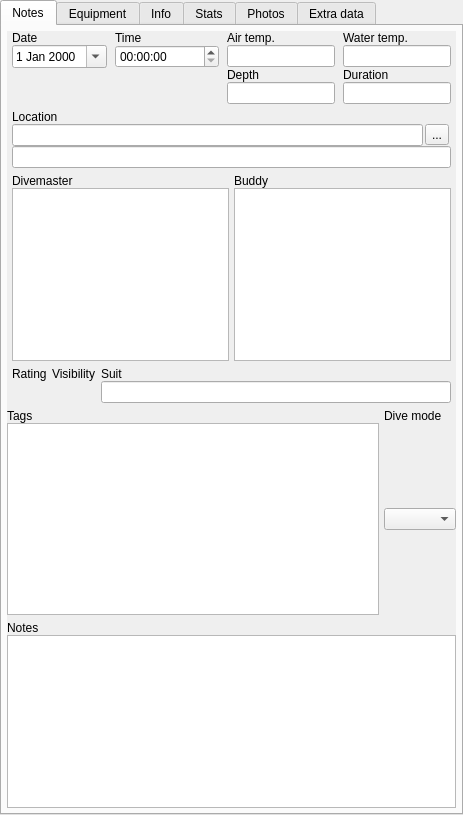
<?xml version="1.0" encoding="UTF-8"?>
<ui version="4.0">
 <class>MainTab</class>
 <widget class="QTabWidget" name="MainTab">
  <property name="geometry">
   <rect>
    <x>0</x>
    <y>0</y>
    <width>463</width>
    <height>815</height>
   </rect>
  </property>
  <property name="currentIndex">
   <number>0</number>
  </property>
  <widget class="QWidget" name="notesTab">
   <attribute name="title">
    <string>Notes</string>
   </attribute>
   <attribute name="toolTip">
    <string>General notes about the current selection</string>
   </attribute>
   <layout class="QGridLayout" name="diveNotesLayout">
    <property name="leftMargin">
     <number>5</number>
    </property>
    <property name="topMargin">
     <number>5</number>
    </property>
    <property name="rightMargin">
     <number>5</number>
    </property>
    <property name="bottomMargin">
     <number>5</number>
    </property>
    <property name="spacing">
     <number>0</number>
    </property>
    <item row="2" column="1">
     <widget class="KMessageWidget" name="diveNotesMessage"/>
    </item>
    <item row="3" column="1">
     <widget class="QScrollArea" name="scrollArea">
      <property name="frameShape">
       <enum>QFrame::NoFrame</enum>
      </property>
      <property name="frameShadow">
       <enum>QFrame::Plain</enum>
      </property>
      <property name="widgetResizable">
       <bool>true</bool>
      </property>
      <widget class="QWidget" name="scrollAreaWidgetContents">
       <property name="geometry">
        <rect>
         <x>0</x>
         <y>0</y>
         <width>445</width>
         <height>726</height>
        </rect>
       </property>
       <layout class="QVBoxLayout" name="verticalLayout_3">
        <property name="leftMargin">
         <number>0</number>
        </property>
        <property name="topMargin">
         <number>0</number>
        </property>
        <property name="rightMargin">
         <number>0</number>
        </property>
        <property name="bottomMargin">
         <number>0</number>
        </property>
        <item>
         <layout class="QGridLayout" name="gridLayout">
          <property name="leftMargin">
           <number>5</number>
          </property>
          <property name="rightMargin">
           <number>5</number>
          </property>
          <property name="horizontalSpacing">
           <number>8</number>
          </property>
          <property name="verticalSpacing">
           <number>0</number>
          </property>
          <item row="2" column="3">
           <widget class="QLabel" name="durationLabel">
            <property name="text">
             <string>Duration</string>
            </property>
           </widget>
          </item>
          <item row="0" column="0">
           <widget class="QLabel" name="label_2">
            <property name="text">
             <string>Date</string>
            </property>
            <property name="alignment">
             <set>Qt::AlignBottom|Qt::AlignLeading|Qt::AlignLeft</set>
            </property>
           </widget>
          </item>
          <item row="0" column="1">
           <widget class="QLabel" name="label">
            <property name="text">
             <string>Time</string>
            </property>
            <property name="alignment">
             <set>Qt::AlignBottom|Qt::AlignLeading|Qt::AlignLeft</set>
            </property>
           </widget>
          </item>
          <item row="0" column="2">
           <widget class="QLabel" name="airTempLabel">
            <property name="text">
             <string>Air temp.</string>
            </property>
            <property name="alignment">
             <set>Qt::AlignBottom|Qt::AlignLeading|Qt::AlignLeft</set>
            </property>
           </widget>
          </item>
          <item row="0" column="3">
           <widget class="QLabel" name="waterTempLabel">
            <property name="text">
             <string>Water temp.</string>
            </property>
            <property name="alignment">
             <set>Qt::AlignBottom|Qt::AlignLeading|Qt::AlignLeft</set>
            </property>
           </widget>
          </item>
          <item row="1" column="0">
           <widget class="QDateEdit" name="dateEdit">
            <property name="calendarPopup">
             <bool>true</bool>
            </property>
            <property name="timeSpec">
             <enum>Qt::UTC</enum>
            </property>
           </widget>
          </item>
          <item row="1" column="1">
           <widget class="QTimeEdit" name="timeEdit">
            <property name="sizePolicy">
             <sizepolicy hsizetype="MinimumExpanding" vsizetype="Fixed">
              <horstretch>0</horstretch>
              <verstretch>0</verstretch>
             </sizepolicy>
            </property>
            <property name="timeSpec">
             <enum>Qt::UTC</enum>
            </property>
           </widget>
          </item>
          <item row="1" column="2">
           <widget class="QLineEdit" name="airtemp">
            <property name="readOnly">
             <bool>false</bool>
            </property>
           </widget>
          </item>
          <item row="1" column="3">
           <widget class="QLineEdit" name="watertemp">
            <property name="readOnly">
             <bool>false</bool>
            </property>
           </widget>
          </item>
          <item row="2" column="2">
           <widget class="QLabel" name="depthLabel">
            <property name="text">
             <string>Depth</string>
            </property>
           </widget>
          </item>
          <item row="3" column="2">
           <widget class="QLineEdit" name="depth"/>
          </item>
          <item row="3" column="3">
           <widget class="QLineEdit" name="duration"/>
          </item>
         </layout>
        </item>
        <item>
         <layout class="QVBoxLayout" name="verticalLayout">
          <property name="spacing">
           <number>0</number>
          </property>
          <property name="leftMargin">
           <number>5</number>
          </property>
          <property name="rightMargin">
           <number>5</number>
          </property>
          <item>
           <layout class="QHBoxLayout" name="LocationLayout" stretch="0,1">
            <item>
             <widget class="QLabel" name="LocationLabel">
              <property name="text">
               <string>Location</string>
              </property>
              <property name="alignment">
               <set>Qt::AlignBottom|Qt::AlignLeading|Qt::AlignLeft</set>
              </property>
             </widget>
            </item>
            <item>
             <widget class="QLabel" name="locationTags">
              <property name="text">
               <string/>
              </property>
              <property name="textFormat">
               <enum>Qt::RichText</enum>
              </property>
             </widget>
            </item>
           </layout>
          </item>
          <item>
           <layout class="QHBoxLayout" name="horizontalLayout_2">
            <property name="spacing">
             <number>2</number>
            </property>
            <item>
             <widget class="DiveLocationLineEdit" name="location"/>
            </item>
            <item>
             <widget class="QToolButton" name="editDiveSiteButton">
              <property name="toolTip">
               <string>Edit dive site</string>
              </property>
              <property name="text">
               <string>...</string>
              </property>
              <property name="icon">
               <iconset resource="../subsurface.qrc">
                <normaloff>:/geocode</normaloff>:/geocode</iconset>
              </property>
             </widget>
            </item>
            <item>
             <widget class="QtWaitingSpinner" name="waitingSpinner" native="true"/>
            </item>
           </layout>
          </item>
          <item>
           <widget class="QLineEdit" name="diveTripLocation"/>
          </item>
         </layout>
        </item>
        <item>
         <layout class="QGridLayout" name="gridLayout_4">
          <property name="leftMargin">
           <number>5</number>
          </property>
          <property name="rightMargin">
           <number>5</number>
          </property>
          <property name="horizontalSpacing">
           <number>5</number>
          </property>
          <property name="verticalSpacing">
           <number>0</number>
          </property>
          <item row="0" column="0">
           <widget class="QLabel" name="DivemasterLabel">
            <property name="text">
             <string>Divemaster</string>
            </property>
            <property name="alignment">
             <set>Qt::AlignBottom|Qt::AlignLeading|Qt::AlignLeft</set>
            </property>
           </widget>
          </item>
          <item row="0" column="1">
           <widget class="QLabel" name="BuddyLabel">
            <property name="text">
             <string>Buddy</string>
            </property>
            <property name="alignment">
             <set>Qt::AlignBottom|Qt::AlignLeading|Qt::AlignLeft</set>
            </property>
           </widget>
          </item>
          <item row="1" column="0">
           <widget class="TagWidget" name="divemaster">
            <property name="readOnly">
             <bool>false</bool>
            </property>
           </widget>
          </item>
          <item row="1" column="1">
           <widget class="TagWidget" name="buddy">
            <property name="readOnly">
             <bool>false</bool>
            </property>
           </widget>
          </item>
         </layout>
        </item>
        <item>
         <layout class="QGridLayout" name="gridLayout_3" columnstretch="0,0,1">
          <property name="leftMargin">
           <number>5</number>
          </property>
          <property name="rightMargin">
           <number>5</number>
          </property>
          <property name="horizontalSpacing">
           <number>5</number>
          </property>
          <property name="verticalSpacing">
           <number>0</number>
          </property>
          <item row="0" column="0">
           <widget class="QLabel" name="RatingLabel">
            <property name="sizePolicy">
             <sizepolicy hsizetype="MinimumExpanding" vsizetype="Preferred">
              <horstretch>0</horstretch>
              <verstretch>0</verstretch>
             </sizepolicy>
            </property>
            <property name="text">
             <string>Rating</string>
            </property>
           </widget>
          </item>
          <item row="0" column="1">
           <widget class="QLabel" name="visibilityLabel">
            <property name="sizePolicy">
             <sizepolicy hsizetype="MinimumExpanding" vsizetype="Preferred">
              <horstretch>0</horstretch>
              <verstretch>0</verstretch>
             </sizepolicy>
            </property>
            <property name="text">
             <string>Visibility</string>
            </property>
           </widget>
          </item>
          <item row="0" column="2">
           <widget class="QLabel" name="SuitLabel">
            <property name="text">
             <string>Suit</string>
            </property>
           </widget>
          </item>
          <item row="1" column="0" alignment="Qt::AlignVCenter">
           <widget class="StarWidget" name="rating" native="true">
            <property name="sizePolicy">
             <sizepolicy hsizetype="MinimumExpanding" vsizetype="Preferred">
              <horstretch>0</horstretch>
              <verstretch>0</verstretch>
             </sizepolicy>
            </property>
            <property name="focusPolicy">
             <enum>Qt::StrongFocus</enum>
            </property>
           </widget>
          </item>
          <item row="1" column="1" alignment="Qt::AlignVCenter">
           <widget class="StarWidget" name="visibility" native="true">
            <property name="sizePolicy">
             <sizepolicy hsizetype="MinimumExpanding" vsizetype="Preferred">
              <horstretch>0</horstretch>
              <verstretch>0</verstretch>
             </sizepolicy>
            </property>
            <property name="focusPolicy">
             <enum>Qt::StrongFocus</enum>
            </property>
           </widget>
          </item>
          <item row="1" column="2">
           <widget class="QLineEdit" name="suit">
            <property name="sizePolicy">
             <sizepolicy hsizetype="Expanding" vsizetype="Fixed">
              <horstretch>0</horstretch>
              <verstretch>0</verstretch>
             </sizepolicy>
            </property>
            <property name="readOnly">
             <bool>false</bool>
            </property>
           </widget>
          </item>
         </layout>
        </item>
        <item>
         <layout class="QGridLayout" name="gridLayout_2">
          <property name="horizontalSpacing">
           <number>5</number>
          </property>
          <property name="verticalSpacing">
           <number>0</number>
          </property>
          <item row="1" column="1">
           <widget class="QComboBox" name="DiveType"/>
          </item>
          <item row="0" column="0">
           <widget class="QLabel" name="TagLabel">
            <property name="text">
             <string>Tags</string>
            </property>
            <property name="alignment">
             <set>Qt::AlignBottom|Qt::AlignLeading|Qt::AlignLeft</set>
            </property>
           </widget>
          </item>
          <item row="0" column="1">
           <widget class="QLabel" name="TypeLabel">
            <property name="text">
             <string>Dive mode</string>
            </property>
            <property name="alignment">
             <set>Qt::AlignBottom|Qt::AlignLeading|Qt::AlignLeft</set>
            </property>
           </widget>
          </item>
          <item row="1" column="0">
           <widget class="TagWidget" name="tagWidget">
            <property name="sizePolicy">
             <sizepolicy hsizetype="Expanding" vsizetype="Fixed">
              <horstretch>0</horstretch>
              <verstretch>0</verstretch>
             </sizepolicy>
            </property>
            <property name="minimumSize">
             <size>
              <width>0</width>
              <height>0</height>
             </size>
            </property>
            <property name="verticalScrollBarPolicy">
             <enum>Qt::ScrollBarAlwaysOff</enum>
            </property>
            <property name="horizontalScrollBarPolicy">
             <enum>Qt::ScrollBarAlwaysOff</enum>
            </property>
            <property name="lineWrapMode">
             <enum>QPlainTextEdit::NoWrap</enum>
            </property>
           </widget>
          </item>
         </layout>
        </item>
        <item>
         <layout class="QVBoxLayout" name="verticalLayout_2">
          <property name="spacing">
           <number>0</number>
          </property>
          <item>
           <widget class="QLabel" name="NotesLabel">
            <property name="text">
             <string>Notes</string>
            </property>
            <property name="alignment">
             <set>Qt::AlignBottom|Qt::AlignLeading|Qt::AlignLeft</set>
            </property>
           </widget>
          </item>
          <item>
           <layout class="QHBoxLayout" name="notesAndSocialNetworksLayout">
            <property name="spacing">
             <number>0</number>
            </property>
            <item>
             <widget class="QTextEdit" name="notes">
              <property name="readOnly">
               <bool>false</bool>
              </property>
             </widget>
            </item>
            <item>
             <widget class="QWidget" name="socialNetworks" native="true">
              <layout class="QVBoxLayout" name="socialNetworksLayout">
               <property name="spacing">
                <number>0</number>
               </property>
               <property name="leftMargin">
                <number>0</number>
               </property>
               <property name="topMargin">
                <number>0</number>
               </property>
               <property name="rightMargin">
                <number>0</number>
               </property>
               <property name="bottomMargin">
                <number>0</number>
               </property>
              </layout>
             </widget>
            </item>
           </layout>
          </item>
         </layout>
        </item>
       </layout>
      </widget>
     </widget>
    </item>
   </layout>
  </widget>
  <widget class="QWidget" name="equipmentTab">
   <attribute name="title">
    <string>Equipment</string>
   </attribute>
   <attribute name="toolTip">
    <string>Used equipment in the current selection</string>
   </attribute>
   <layout class="QGridLayout" name="equiptmentTabLayout">
    <property name="leftMargin">
     <number>5</number>
    </property>
    <property name="topMargin">
     <number>5</number>
    </property>
    <property name="rightMargin">
     <number>5</number>
    </property>
    <property name="bottomMargin">
     <number>5</number>
    </property>
    <item row="0" column="0">
     <widget class="KMessageWidget" name="diveEquipmentMessage"/>
    </item>
    <item row="1" column="0">
     <widget class="QScrollArea" name="scrollArea_2">
      <property name="frameShape">
       <enum>QFrame::NoFrame</enum>
      </property>
      <property name="frameShadow">
       <enum>QFrame::Plain</enum>
      </property>
      <property name="widgetResizable">
       <bool>true</bool>
      </property>
      <widget class="QWidget" name="scrollAreaWidgetContents_2">
       <property name="geometry">
        <rect>
         <x>0</x>
         <y>0</y>
         <width>445</width>
         <height>754</height>
        </rect>
       </property>
       <layout class="QGridLayout" name="equipmentTabScrollAreaLayout">
        <property name="leftMargin">
         <number>0</number>
        </property>
        <property name="topMargin">
         <number>0</number>
        </property>
        <property name="rightMargin">
         <number>0</number>
        </property>
        <property name="bottomMargin">
         <number>0</number>
        </property>
        <property name="spacing">
         <number>2</number>
        </property>
        <item row="1" column="0">
         <widget class="QWidget" name="widget" native="true">
          <layout class="QVBoxLayout" name="cylinderWeightsLayout">
           <property name="spacing">
            <number>0</number>
           </property>
           <property name="leftMargin">
            <number>0</number>
           </property>
           <property name="topMargin">
            <number>0</number>
           </property>
           <property name="rightMargin">
            <number>0</number>
           </property>
           <property name="bottomMargin">
            <number>0</number>
           </property>
           <item>
            <widget class="QSplitter" name="splitter">
             <property name="orientation">
              <enum>Qt::Vertical</enum>
             </property>
             <widget class="TableView" name="cylinders" native="true"/>
             <widget class="TableView" name="weights" native="true"/>
            </widget>
           </item>
          </layout>
         </widget>
        </item>
       </layout>
      </widget>
     </widget>
    </item>
   </layout>
  </widget>
  <widget class="QWidget" name="infoTab">
   <attribute name="title">
    <string>Info</string>
   </attribute>
   <attribute name="toolTip">
    <string>Dive information</string>
   </attribute>
   <layout class="QGridLayout" name="diveInfoLayout">
    <property name="leftMargin">
     <number>5</number>
    </property>
    <property name="topMargin">
     <number>5</number>
    </property>
    <property name="rightMargin">
     <number>5</number>
    </property>
    <property name="bottomMargin">
     <number>5</number>
    </property>
    <item row="0" column="0">
     <widget class="KMessageWidget" name="diveInfoMessage"/>
    </item>
    <item row="1" column="0">
     <widget class="QScrollArea" name="scrollArea_3">
      <property name="frameShape">
       <enum>QFrame::NoFrame</enum>
      </property>
      <property name="frameShadow">
       <enum>QFrame::Plain</enum>
      </property>
      <property name="widgetResizable">
       <bool>true</bool>
      </property>
      <widget class="QWidget" name="scrollAreaWidgetContents_3">
       <property name="geometry">
        <rect>
         <x>0</x>
         <y>0</y>
         <width>287</width>
         <height>320</height>
        </rect>
       </property>
       <layout class="QGridLayout" name="diveInfoScrollAreaLayout">
        <property name="leftMargin">
         <number>0</number>
        </property>
        <property name="topMargin">
         <number>0</number>
        </property>
        <property name="rightMargin">
         <number>0</number>
        </property>
        <property name="bottomMargin">
         <number>0</number>
        </property>
        <property name="spacing">
         <number>2</number>
        </property>
        <item row="0" column="0">
         <widget class="QGroupBox" name="groupBox_5">
          <property name="title">
           <string>Date</string>
          </property>
          <layout class="QHBoxLayout" name="diveInfoDateLayout">
           <item>
            <widget class="QLabel" name="dateText">
             <property name="text">
              <string/>
             </property>
             <property name="alignment">
              <set>Qt::AlignCenter</set>
             </property>
            </widget>
           </item>
          </layout>
         </widget>
        </item>
        <item row="0" column="2">
         <widget class="QGroupBox" name="groupBox_12">
          <property name="title">
           <string>Interval</string>
          </property>
          <layout class="QHBoxLayout" name="diveInfoSurfintervallLayout">
           <item>
            <widget class="QLabel" name="surfaceIntervalText">
             <property name="text">
              <string/>
             </property>
             <property name="alignment">
              <set>Qt::AlignCenter</set>
             </property>
            </widget>
           </item>
          </layout>
         </widget>
        </item>
        <item row="1" column="0">
         <widget class="QGroupBox" name="groupBox_3">
          <property name="title">
           <string>Gases used</string>
          </property>
          <layout class="QHBoxLayout" name="diveInfoGasesUsedLayout">
           <item>
            <widget class="QLabel" name="oxygenHeliumText">
             <property name="text">
              <string/>
             </property>
             <property name="alignment">
              <set>Qt::AlignCenter</set>
             </property>
            </widget>
           </item>
          </layout>
         </widget>
        </item>
        <item row="1" column="1">
         <widget class="QGroupBox" name="groupBox_4">
          <property name="title">
           <string>Gas consumed</string>
          </property>
          <layout class="QHBoxLayout" name="diveInfoGasConsumedLayout">
           <item>
            <widget class="QLabel" name="gasUsedText">
             <property name="text">
              <string/>
             </property>
             <property name="alignment">
              <set>Qt::AlignCenter</set>
             </property>
            </widget>
           </item>
          </layout>
         </widget>
        </item>
        <item row="1" column="2">
         <widget class="QGroupBox" name="groupBox">
          <property name="title">
           <string>SAC</string>
          </property>
          <layout class="QHBoxLayout" name="diveInfoSacLayout">
           <item>
            <widget class="QLabel" name="sacText">
             <property name="text">
              <string/>
             </property>
             <property name="alignment">
              <set>Qt::AlignCenter</set>
             </property>
            </widget>
           </item>
          </layout>
         </widget>
        </item>
        <item row="2" column="0">
         <widget class="QGroupBox" name="groupBox_15">
          <property name="title">
           <string>CNS</string>
          </property>
          <layout class="QHBoxLayout" name="diveInfoCnsLayout">
           <item>
            <widget class="QLabel" name="maxcnsText">
             <property name="text">
              <string/>
             </property>
             <property name="alignment">
              <set>Qt::AlignCenter</set>
             </property>
            </widget>
           </item>
          </layout>
         </widget>
        </item>
        <item row="2" column="1">
         <widget class="QGroupBox" name="groupBox_2">
          <property name="title">
           <string>OTU</string>
          </property>
          <layout class="QHBoxLayout" name="diveInfoOtuLayout">
           <item>
            <widget class="QLabel" name="otuText">
             <property name="text">
              <string/>
             </property>
             <property name="alignment">
              <set>Qt::AlignCenter</set>
             </property>
            </widget>
           </item>
          </layout>
         </widget>
        </item>
        <item row="3" column="1">
         <widget class="QGroupBox" name="groupBox_6">
          <property name="title">
           <string>Max. depth</string>
          </property>
          <layout class="QHBoxLayout" name="diveInfoMaxDepthLayout">
           <item>
            <widget class="QLabel" name="maximumDepthText">
             <property name="text">
              <string/>
             </property>
             <property name="alignment">
              <set>Qt::AlignCenter</set>
             </property>
            </widget>
           </item>
          </layout>
         </widget>
        </item>
        <item row="3" column="0">
         <widget class="QGroupBox" name="groupBox_7">
          <property name="title">
           <string>Avg. depth</string>
          </property>
          <layout class="QHBoxLayout" name="diveInfoAvgDepthLayout">
           <item>
            <widget class="QLabel" name="averageDepthText">
             <property name="text">
              <string/>
             </property>
             <property name="alignment">
              <set>Qt::AlignCenter</set>
             </property>
            </widget>
           </item>
          </layout>
         </widget>
        </item>
        <item row="2" column="2">
         <widget class="QGroupBox" name="groupBox_10">
          <property name="title">
           <string>Air pressure</string>
          </property>
          <layout class="QHBoxLayout" name="diveInfoAirPressureLayout">
           <item>
            <widget class="QLabel" name="airPressureText">
             <property name="text">
              <string/>
             </property>
             <property name="alignment">
              <set>Qt::AlignCenter</set>
             </property>
            </widget>
           </item>
          </layout>
         </widget>
        </item>
        <item row="3" column="2">
         <widget class="QGroupBox" name="groupBox_9">
          <property name="title">
           <string>Air temp.</string>
          </property>
          <layout class="QHBoxLayout" name="diveInfoAirTempLayout">
           <item>
            <widget class="QLabel" name="airTemperatureText">
             <property name="text">
              <string/>
             </property>
             <property name="alignment">
              <set>Qt::AlignCenter</set>
             </property>
            </widget>
           </item>
          </layout>
         </widget>
        </item>
        <item row="4" column="0">
         <widget class="QGroupBox" name="groupBox_8">
          <property name="title">
           <string>Water temp.</string>
          </property>
          <layout class="QHBoxLayout" name="diveInfoWaterTempLayout">
           <item>
            <widget class="QLabel" name="waterTemperatureText">
             <property name="text">
              <string/>
             </property>
             <property name="alignment">
              <set>Qt::AlignCenter</set>
             </property>
            </widget>
           </item>
          </layout>
         </widget>
        </item>
        <item row="0" column="1">
         <widget class="QGroupBox" name="groupBox_11">
          <property name="title">
           <string>Dive time</string>
          </property>
          <layout class="QHBoxLayout" name="diveInfoDiveTimeLayout">
           <item>
            <widget class="QLabel" name="diveTimeText">
             <property name="text">
              <string/>
             </property>
             <property name="alignment">
              <set>Qt::AlignCenter</set>
             </property>
            </widget>
           </item>
          </layout>
         </widget>
        </item>
        <item row="4" column="1">
         <widget class="QGroupBox" name="groupBox_1">
          <property name="title">
           <string>Salinity</string>
          </property>
          <layout class="QHBoxLayout" name="diveInfoSalinityLayout">
           <item>
            <widget class="QLabel" name="salinityText">
             <property name="alignment">
              <set>Qt::AlignCenter</set>
             </property>
            </widget>
           </item>
          </layout>
         </widget>
        </item>
        <item row="5" column="0">
         <spacer>
          <property name="orientation">
           <enum>Qt::Vertical</enum>
          </property>
          <property name="sizeType">
           <enum>QSizePolicy::Expanding</enum>
          </property>
          <property name="sizeHint" stdset="0">
           <size>
            <width>20</width>
            <height>20</height>
           </size>
          </property>
         </spacer>
        </item>
       </layout>
      </widget>
     </widget>
    </item>
   </layout>
  </widget>
  <widget class="QWidget" name="statisticsTab">
   <attribute name="title">
    <string>Stats</string>
   </attribute>
   <attribute name="toolTip">
    <string>Simple statistics about the selection</string>
   </attribute>
   <layout class="QGridLayout" name="statsLayout">
    <property name="leftMargin">
     <number>5</number>
    </property>
    <property name="topMargin">
     <number>5</number>
    </property>
    <property name="rightMargin">
     <number>5</number>
    </property>
    <property name="bottomMargin">
     <number>5</number>
    </property>
    <item row="1" column="1">
     <widget class="QScrollArea" name="scrollArea_4">
      <property name="frameShape">
       <enum>QFrame::NoFrame</enum>
      </property>
      <property name="frameShadow">
       <enum>QFrame::Plain</enum>
      </property>
      <property name="widgetResizable">
       <bool>true</bool>
      </property>
      <widget class="QWidget" name="scrollAreaWidgetContents_4">
       <property name="geometry">
        <rect>
         <x>0</x>
         <y>0</y>
         <width>297</width>
         <height>187</height>
        </rect>
       </property>
       <layout class="QHBoxLayout" name="horizontalLayout">
        <property name="leftMargin">
         <number>0</number>
        </property>
        <property name="topMargin">
         <number>0</number>
        </property>
        <property name="rightMargin">
         <number>0</number>
        </property>
        <property name="bottomMargin">
         <number>0</number>
        </property>
        <item>
         <layout class="QVBoxLayout" name="verticalLayout_5">
          <item>
           <widget class="QGroupBox" name="groupBoxb">
            <property name="title">
             <string>Depth</string>
            </property>
            <layout class="QHBoxLayout" name="statsDepthLayout">
             <item>
              <widget class="MinMaxAvgWidget" name="depthLimits" native="true"/>
             </item>
            </layout>
           </widget>
          </item>
          <item>
           <widget class="QGroupBox" name="groupBox_14">
            <property name="title">
             <string>Duration</string>
            </property>
            <layout class="QHBoxLayout" name="statsDurationLayout">
             <item>
              <widget class="MinMaxAvgWidget" name="timeLimits" native="true"/>
             </item>
            </layout>
           </widget>
          </item>
          <item>
           <spacer name="verticalSpacer_2">
            <property name="orientation">
             <enum>Qt::Vertical</enum>
            </property>
            <property name="sizeHint" stdset="0">
             <size>
              <width>20</width>
              <height>40</height>
             </size>
            </property>
           </spacer>
          </item>
         </layout>
        </item>
        <item>
         <layout class="QVBoxLayout" name="verticalLayout_6">
          <item>
           <widget class="QGroupBox" name="groupBox_8b">
            <property name="title">
             <string>Temperature</string>
            </property>
            <layout class="QHBoxLayout" name="statsTempLayout">
             <item>
              <widget class="MinMaxAvgWidget" name="tempLimits" native="true"/>
             </item>
            </layout>
           </widget>
          </item>
          <item>
           <widget class="QGroupBox" name="groupBox_11b">
            <property name="title">
             <string>Total time</string>
            </property>
            <layout class="QHBoxLayout" name="statsTotalTimeLayout">
             <item>
              <widget class="QLabel" name="totalTimeAllText">
               <property name="text">
                <string/>
               </property>
               <property name="alignment">
                <set>Qt::AlignCenter</set>
               </property>
              </widget>
             </item>
            </layout>
           </widget>
          </item>
          <item>
           <widget class="QGroupBox" name="groupBox_7b">
            <property name="title">
             <string>Dives</string>
            </property>
            <layout class="QHBoxLayout" name="statsDivesLayout">
             <item>
              <widget class="QLabel" name="divesAllText">
               <property name="text">
                <string/>
               </property>
               <property name="alignment">
                <set>Qt::AlignCenter</set>
               </property>
              </widget>
             </item>
            </layout>
           </widget>
          </item>
          <item>
           <spacer name="verticalSpacer_3">
            <property name="orientation">
             <enum>Qt::Vertical</enum>
            </property>
            <property name="sizeHint" stdset="0">
             <size>
              <width>20</width>
              <height>40</height>
             </size>
            </property>
           </spacer>
          </item>
         </layout>
        </item>
        <item>
         <layout class="QVBoxLayout" name="verticalLayout_7">
          <item>
           <widget class="QGroupBox" name="groupBox_4b">
            <property name="title">
             <string>SAC</string>
            </property>
            <layout class="QHBoxLayout" name="statsSacLayout">
             <item>
              <widget class="MinMaxAvgWidget" name="sacLimits" native="true"/>
             </item>
            </layout>
           </widget>
          </item>
          <item>
           <widget class="QGroupBox" name="groupBox_13">
            <property name="title">
             <string>Gas consumption</string>
            </property>
            <layout class="QHBoxLayout" name="statsGasConsumptionLayout">
             <item>
              <widget class="QLabel" name="gasConsumption">
               <property name="text">
                <string/>
               </property>
               <property name="alignment">
                <set>Qt::AlignCenter</set>
               </property>
              </widget>
             </item>
            </layout>
           </widget>
          </item>
          <item>
           <spacer name="verticalSpacer_4">
            <property name="orientation">
             <enum>Qt::Vertical</enum>
            </property>
            <property name="sizeHint" stdset="0">
             <size>
              <width>20</width>
              <height>40</height>
             </size>
            </property>
           </spacer>
          </item>
         </layout>
        </item>
       </layout>
      </widget>
     </widget>
    </item>
    <item row="0" column="1">
     <widget class="KMessageWidget" name="diveStatisticsMessage"/>
    </item>
   </layout>
  </widget>
  <widget class="QWidget" name="tab">
   <attribute name="title">
    <string>Photos</string>
   </attribute>
   <attribute name="toolTip">
    <string>All photos from the current selection</string>
   </attribute>
   <layout class="QVBoxLayout" name="photosLayout">
    <property name="leftMargin">
     <number>5</number>
    </property>
    <property name="topMargin">
     <number>5</number>
    </property>
    <property name="rightMargin">
     <number>5</number>
    </property>
    <property name="bottomMargin">
     <number>5</number>
    </property>
    <item>
     <widget class="DivePictureWidget" name="photosView">
      <property name="viewMode">
       <enum>QListView::IconMode</enum>
      </property>
     </widget>
    </item>
   </layout>
  </widget>
  <widget class="QWidget" name="tab_2">
   <attribute name="title">
    <string>Extra data</string>
   </attribute>
   <attribute name="toolTip">
    <string>Adittional data from the dive computer</string>
   </attribute>
   <layout class="QVBoxLayout" name="verticalLayout_4">
    <property name="spacing">
     <number>0</number>
    </property>
    <property name="leftMargin">
     <number>5</number>
    </property>
    <property name="topMargin">
     <number>5</number>
    </property>
    <property name="rightMargin">
     <number>5</number>
    </property>
    <property name="bottomMargin">
     <number>5</number>
    </property>
    <item>
     <widget class="QTableView" name="extraData"/>
    </item>
   </layout>
  </widget>
 </widget>
 <customwidgets>
  <customwidget>
   <class>KMessageWidget</class>
   <extends>QFrame</extends>
   <header>desktop-widgets/kmessagewidget.h</header>
   <container>1</container>
  </customwidget>
  <customwidget>
   <class>StarWidget</class>
   <extends>QWidget</extends>
   <header>desktop-widgets/starwidget.h</header>
   <container>1</container>
  </customwidget>
  <customwidget>
   <class>MinMaxAvgWidget</class>
   <extends>QWidget</extends>
   <header>desktop-widgets/simplewidgets.h</header>
   <container>1</container>
  </customwidget>
  <customwidget>
   <class>TableView</class>
   <extends>QWidget</extends>
   <header>desktop-widgets/tableview.h</header>
   <container>1</container>
  </customwidget>
  <customwidget>
   <class>TagWidget</class>
   <extends>QPlainTextEdit</extends>
   <header>desktop-widgets/tagwidget.h</header>
  </customwidget>
  <customwidget>
   <class>DivePictureWidget</class>
   <extends>QListView</extends>
   <header>desktop-widgets/divepicturewidget.h</header>
  </customwidget>
  <customwidget>
   <class>QtWaitingSpinner</class>
   <extends>QWidget</extends>
   <header>desktop-widgets/qtwaitingspinner.h</header>
   <container>1</container>
  </customwidget>
  <customwidget>
   <class>DiveLocationLineEdit</class>
   <extends>QLineEdit</extends>
   <header>desktop-widgets/locationinformation.h</header>
  </customwidget>
 </customwidgets>
 <tabstops>
  <tabstop>dateEdit</tabstop>
  <tabstop>timeEdit</tabstop>
  <tabstop>airtemp</tabstop>
  <tabstop>watertemp</tabstop>
  <tabstop>divemaster</tabstop>
  <tabstop>buddy</tabstop>
  <tabstop>rating</tabstop>
  <tabstop>visibility</tabstop>
  <tabstop>suit</tabstop>
  <tabstop>notes</tabstop>
 </tabstops>
 <resources>
  <include location="../subsurface.qrc"/>
 </resources>
 <connections/>
</ui>
